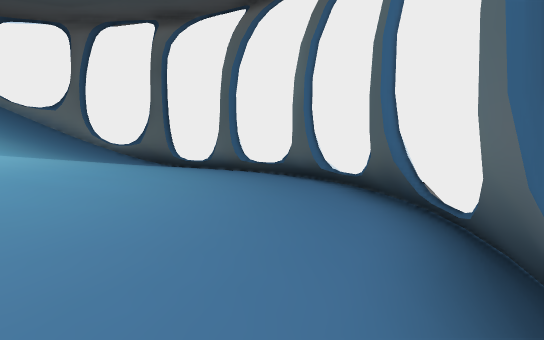
[1] (above)

12 first-person views from a walk through a 3-D level made in the Unity game engine. The camera is 1.5 m above the floor, tilts 4° down and sees 75° across. The floor is counted in squares, 2 m on a side. Each view is taken from the middle of a square. On the plan, view 1 faces up. The plan holds only what a view shows up to about 11 squares ahead; the rest is blank. The place goes on beyond the plan. The player is left out.

[2]
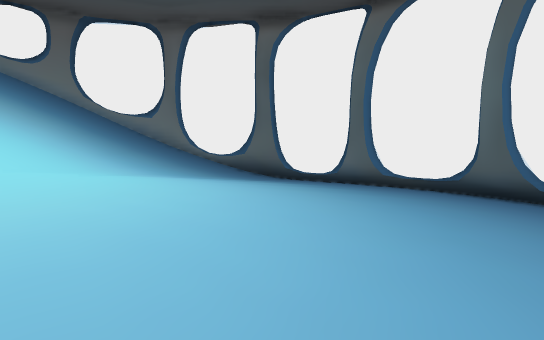

[3]
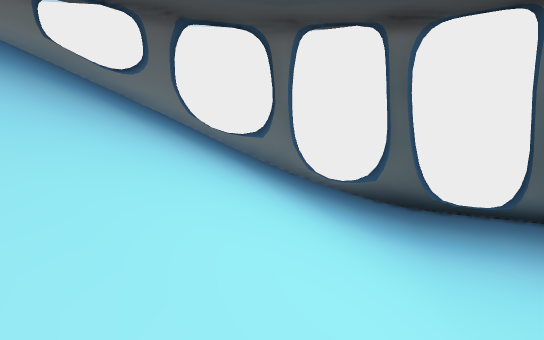

[4]
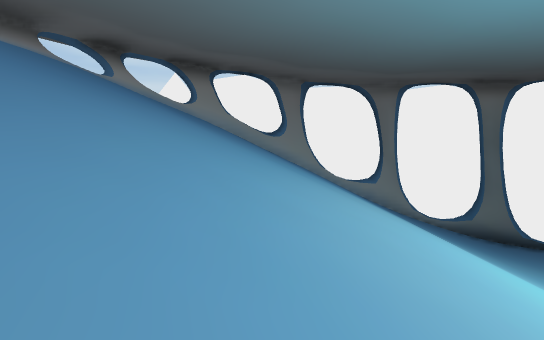

[5]
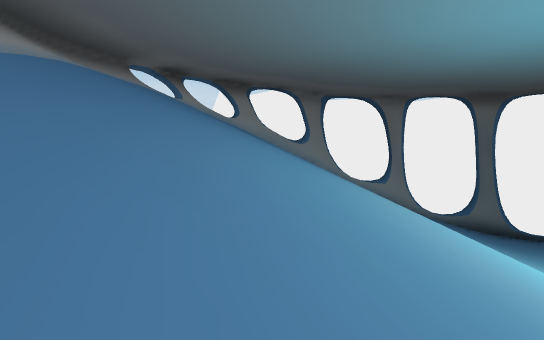

[6]
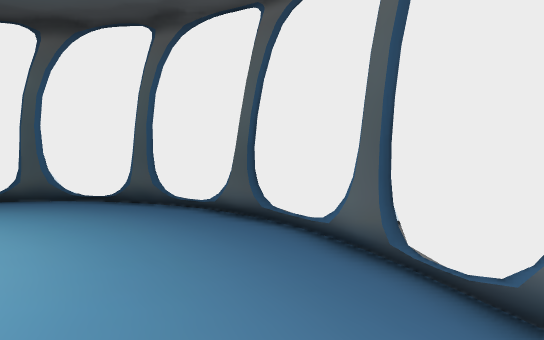

[7]
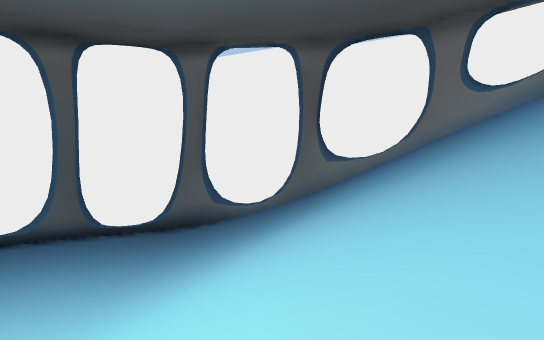

[8]
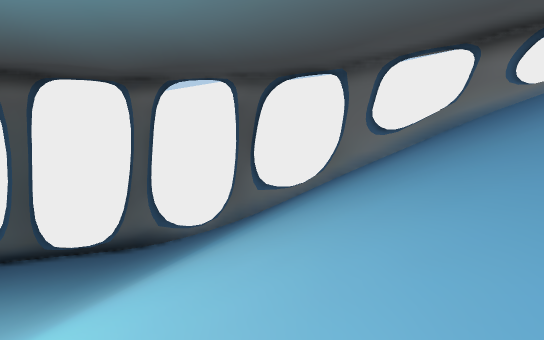

[9]
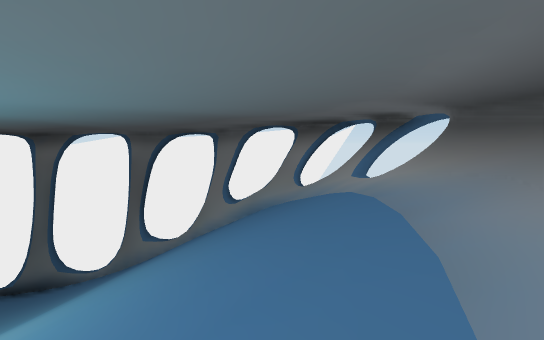

[10]
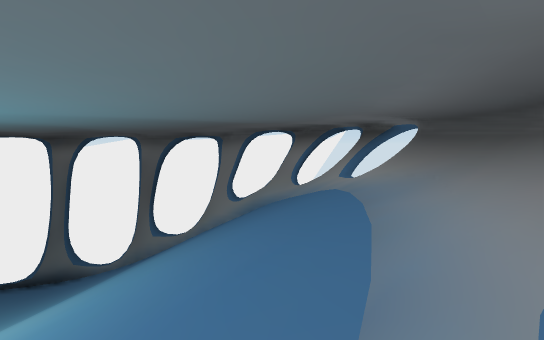

[11]
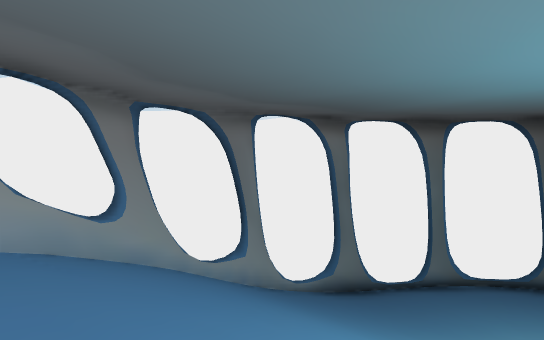

[12]
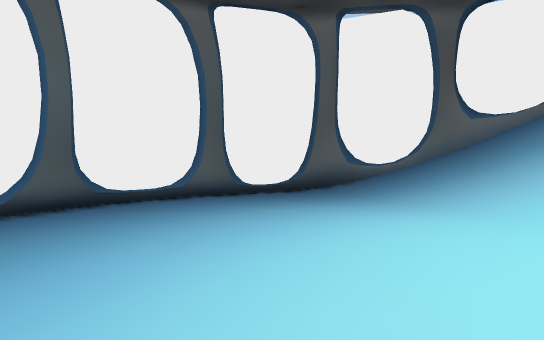

### Floor plan
Key: @ floor where view 1 was taken; # wall or solid block; x gap in a wall; . main floor; - floor 0.25 m lower than the main floor; : floor 0.5 m higher than the main floor; + floor 0.75 m higher than the main floor; _ floor 0.75 m lower than the main floor; / step, stairs or slope; = window, fence, low wall or low ledge; v drop or lower ground.
Columns run from 17 left of view 1 to 2 right of it. Each row starts with its distance up from view 1.
 14        ######
 13      ###////-##
 12     ##/////.-__##
 11   ###//////.-___#
 10  #==///////..--__#
  9  x/////////...--__#
  8 # /////////:...-__#
  7 ##/////////:...--__=
  6 # /////////+:...-__#
  5 #//////////+:...-__#
  4 #/////////++:...-__#
  3 v/////////+::...-__#
  2 #/////////::...--_##
  1 ==////////:....-__#
  0  ##///////....--_@#
 -1   ##//////..---__#
 -2    ##/////.--___#
 -3     ##////-___##
 -4      ###//-_###
 -5        #####

Where each view was taken, in squares from view 1:
view 1: 0 up, 0 right, facing up
view 2: 1 up, 4 left, facing up
view 3: 3 up, 8 left, facing up
view 4: 1 up, 12 left, facing up
view 5: 1 down, 13 left, facing up
view 6: 2 down, 9 left, facing right
view 7: 6 up, 9 left, facing down
view 8: 7 up, 11 left, facing down
view 9: 8 up, 15 left, facing down
view 10: 9 up, 15 left, facing down
view 11: 7 up, 14 left, facing up-right
view 12: 6 up, 5 left, facing down
